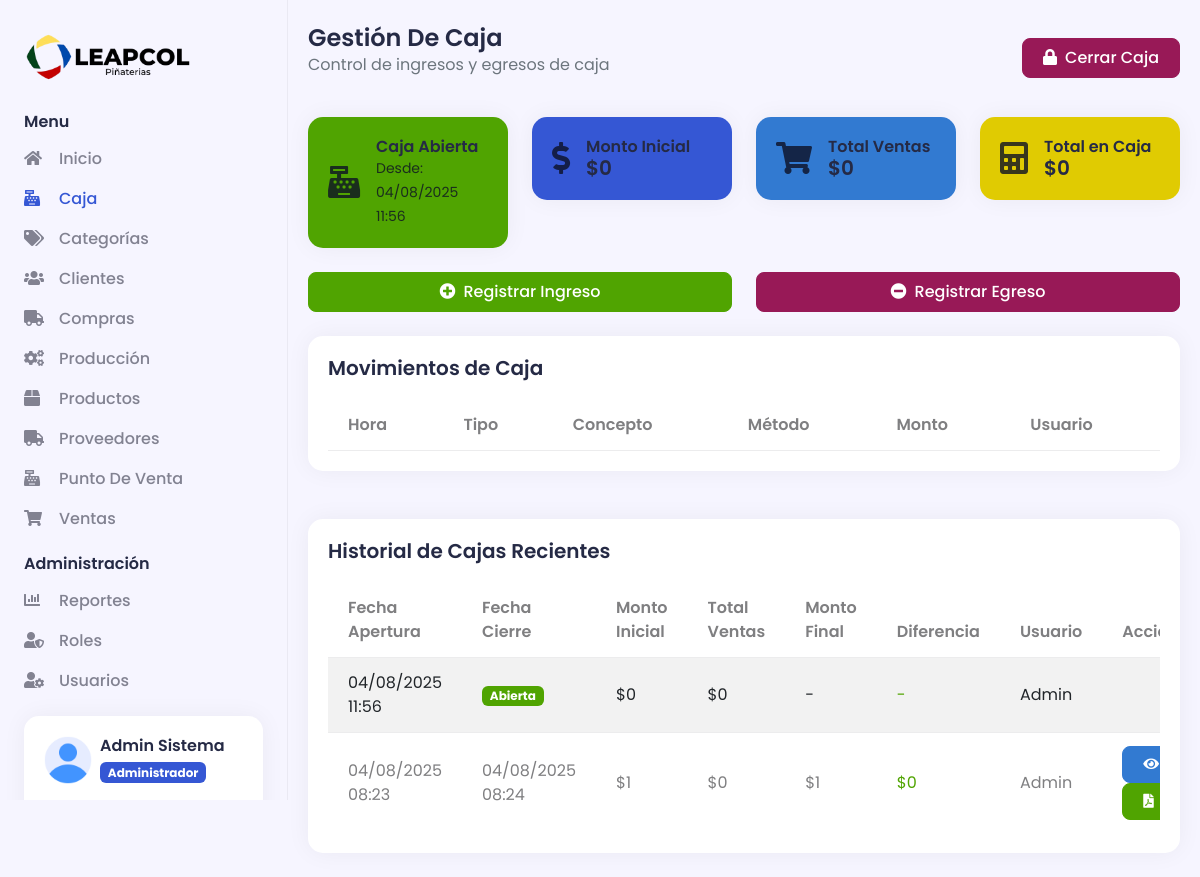
The app's page /caja (signed in) with its own data.
### tables this page shows
CREATE TABLE `modulos` (
  `id` int(11) NOT NULL,
  `nombre` varchar(50) NOT NULL,
  `descripcion` varchar(100) DEFAULT NULL,
  `icono` varchar(50) DEFAULT NULL,
  `url` varchar(100) NOT NULL,
  `estado` tinyint(1) NOT NULL DEFAULT 1
);

CREATE TABLE `cajas` (
  `id` int(11) NOT NULL,
  `usuario_id` int(11) NOT NULL,
  `fecha_apertura` datetime NOT NULL DEFAULT current_timestamp(),
  `fecha_cierre` datetime DEFAULT NULL,
  `monto_inicial` decimal(10,2) NOT NULL DEFAULT 0.00,
  `monto_final` decimal(10,2) DEFAULT NULL,
  `total_ventas` decimal(10,2) DEFAULT 0.00,
  `total_efectivo` decimal(10,2) DEFAULT 0.00,
  `total_tarjeta` decimal(10,2) DEFAULT 0.00,
  `total_transferencia` decimal(10,2) DEFAULT 0.00,
  `estado` tinyint(1) NOT NULL DEFAULT 1 COMMENT '1=Abierta, 0=Cerrada',
  `observaciones` text DEFAULT NULL
);

CREATE TABLE `usuarios` (
  `idusuario` int(11) NOT NULL,
  `nombre` varchar(50) NOT NULL,
  `apellido` varchar(50) NOT NULL,
  `usuario` varchar(50) NOT NULL,
  `email` varchar(100) NOT NULL,
  `password` varchar(255) NOT NULL,
  `token` varchar(100) DEFAULT NULL,
  `rolid` int(11) NOT NULL,
  `status` tinyint(1) NOT NULL DEFAULT 1,
  `fecha_creacion` datetime NOT NULL DEFAULT current_timestamp(),
  `fecha_actualizacion` datetime DEFAULT NULL ON UPDATE current_timestamp()
);

### Views/Caja/caja.php (the view, shortened to what the rows shown need)
<?php
    headerAdmin($data);
?>
<div class="d2c_main px-0 px-md-2 py-4">
    <div class="container-fluid">
        <?php if($data['cajaAbierta']): ?>
        <div class="row mb-4">
            <div class="col-md-3">
                <div class="card bg-success text-white">
                    <div class="card-body">
                        <div class="d-flex align-items-center">
                            <i class="fas fa-cash-register fa-2x me-3"></i>
                            <div>
                                <h6 class="mb-0">Caja Abierta</h6>
                                <small>Desde: <?= date('d/m/Y H:i', strtotime($data['cajaAbierta']['fecha_apertura'])) ?></small>
                            </div>
                        </div>
                    </div>
                </div>
            </div>
            <div class="col-md-3">
                <div class="card bg-primary text-white">
                    <div class="card-body">
                        <div class="d-flex align-items-center">
                            <i class="fas fa-dollar-sign fa-2x me-3"></i>
                            <div>
                                <h6 class="mb-0">Monto Inicial</h6>
                                <h5 class="mb-0">$<?= number_format($data['cajaAbierta']['monto_inicial'], 0) ?></h5>
                            </div>
                        </div>
                    </div>
                </div>
            </div>
            <div class="col-md-3">
                <div class="card bg-info text-white">
                    <div class="card-body">
                        <div class="d-flex align-items-center">
                            <i class="fas fa-shopping-cart fa-2x me-3"></i>
                            <div>
                                <h6 class="mb-0">Total Ventas</h6>
                                <h5 class="mb-0" id="totalVentas">$<?= number_format($data['cajaAbierta']['total_ventas'], 0) ?></h5>
                            </div>
                        </div>
                    </div>
                </div>
            </div>
            <div class="col-md-3">
                <div class="card bg-warning text-white">
                    <div class="card-body">
                        <div class="d-flex align-items-center">
                            <i class="fas fa-calculator fa-2x me-3"></i>
                            <div>
                                <h6 class="mb-0">Total en Caja</h6>
                                <h5 class="mb-0" id="totalCaja">$<?= number_format($data['cajaAbierta']['total_actual'] ?? ($data['cajaAbierta']['monto_inicial'] + $data['cajaAbierta']['total_ventas']), 0) ?></h5>
                            </div>
                        </div>
                    </div>
                </div>
            </div>
        </div>
        <div class="row mb-4">
            <div class="col-md-6">
                <button class="btn btn-success w-100" id="btnIngreso">
                    <i class="fas fa-plus-circle me-2"></i>Registrar Ingreso
                </button>
            </div>
            <div class="col-md-6">
                <button class="btn btn-danger w-100" id="btnEgreso">
                    <i class="fas fa-minus-circle me-2"></i>Registrar Egreso
                </button>
            </div>
        </div>
        <div class="card">
            <div class="card-header">
                <h5 class="mb-0">Movimientos de Caja</h5>
            </div>
            <div class="card-body">
                <div class="table-responsive">
                    <table class="table table-striped" id="tablaMovimientos">
                        <thead>
                            <tr>
                                <th>Hora</th>
                                <th>Tipo</th>
                                <th>Concepto</th>
                                <th>Método</th>
                                <th>Monto</th>
                                <th>Usuario</th>
                            </tr>
                        </thead>
                    </table>
                </div>
            </div>
        </div>
            <br><br>
        <?php endif; ?>
        <?php if(!empty($data['historialCajas'])): ?>
        <div class="card">
            <div class="card-body">
                <div class="table-responsive">
                    <table class="table table-striped">
                        <thead>
                            <tr>
                                <th>Fecha Apertura</th>
                                <th>Fecha Cierre</th>
                                <th>Monto Inicial</th>
                                <th>Total Ventas</th>
                                <th>Monto Final</th>
                                <th>Diferencia</th>
                                <th>Usuario</th>
                                <th>Acciones</th>
                            </tr>
                        </thead>
                        <tbody>
                            <?php foreach($data['historialCajas'] as $caja): ?>
                            <?php
                                $diferencia = ($caja['monto_final'] ?? 0) - (($caja['monto_inicial'] ?? 0) + ($caja['total_ventas'] ?? 0));
                                $colorDiferencia = $diferencia == 0 ? 'text-success' : ($diferencia > 0 ? 'text-info' : 'text-danger');
                            ?>
                            <tr>
                                <td><?= date('d/m/Y H:i', strtotime($caja['fecha_apertura'])) ?></td>
                                <td>
                                    <?= $caja['fecha_cierre'] ? date('d/m/Y H:i', strtotime($caja['fecha_cierre'])) : '<span class="badge bg-success">Abierta</span>' ?>
                                </td>
                                <td>$<?= number_format($caja['monto_inicial'] ?? 0, 0) ?></td>
                                <td>$<?= number_format($caja['total_ventas'] ?? 0, 0) ?></td>
                                <td>
                                    <?= $caja['monto_final'] ? '$' . number_format($caja['monto_final'], 0) : '-' ?>
                                </td>
                                <td class="<?= $colorDiferencia ?>">
                                    <?= $caja['fecha_cierre'] ? '$' . number_format($diferencia, 0) : '-' ?>
                                </td>
                                <td><?= $caja['usuario_nombre'] ?></td>
                                <td>
                                    <?php if($caja['fecha_cierre']): ?>
                                    <button class="btn btn-sm btn-info" onclick="verDetallesCaja(<?= $caja['id'] ?>)" title="Ver detalles">
                                        <i class="fas fa-eye"></i>
                                    </button>
                                    <button class="btn btn-sm btn-success" onclick="generarReporte(<?= $caja['id'] ?>)" title="Generar reporte">
                                        <i class="fas fa-file-pdf"></i>
                                    </button>
                                    <?php endif; ?>
                                </td>
                            </tr>
                            <?php endforeach; ?>
                        </tbody>
                    </table>
                </div>
            </div>
        </div>
        <?php endif; ?>
    </div>
</div>

### Views/Template/navbar.php (shortened to what the rows shown need)
<div class="d2c_sidebar offcanvas-lg offcanvas-start p-4" tabindex="-1" id="d2c_sidebar">
    <div class="d-flex flex-column">
        <ul class="navbar-nav flex-grow-1">
            <li class="nav-item">
                <ul class="sub-menu">
                    <?php
                    $userModules = getUserModules();
                    $mainModules = ['categorias', 'productos', 'produccion', 'clientes', 'proveedores', 'compras', 'pos', 'ventas', 'caja'];
                    foreach($userModules as $module):
                        if(in_array($module['url'], $mainModules)):
                    ?>
                    <li class="nav-item <?= (isset($data['page_name']) && $data['page_name'] == $module['url']) ? 'active' : '' ?>">
                        <a class="sub-menu-link" href="<?= BASE_URL ?><?= $module['url'] ?>">
                            <span class="d2c_icon">
                                <i class="<?= $module['icono'] ?>"></i>
                            </span>
                            <span> <?= $module['nombre'] ?> </span>
                        </a>
                    </li>
                    <?php
                        endif;
                    endforeach;
                    ?>
                </ul>
            </li>
            <?php
            $adminModules = ['usuarios', 'roles', 'reportes'];
            $hasAdminModules = false;
            foreach($userModules as $module) {
                if(in_array($module['url'], $adminModules)) {
                    $hasAdminModules = true;
                    break;
                }
            }
            if($hasAdminModules):
            ?>
            <li class="nav-item">
                <ul class="sub-menu collapse show" id="admin">
                    <?php
                    foreach($userModules as $module):
                        if(in_array($module['url'], $adminModules)):
                    ?>
                    <li class="nav-item <?= (isset($data['page_name']) && $data['page_name'] == $module['url']) ? 'active' : '' ?>">
                        <a class="sub-menu-link" href="<?= BASE_URL ?><?= $module['url'] ?>">
                            <span class="d2c_icon">
                                <i class="<?= $module['icono'] ?>"></i>
                            </span>
                            <span> <?= $module['nombre'] ?> </span>
                        </a>
                    </li>
                    <?php
                        endif;
                    endforeach;
                    ?>
                </ul>
            </li>
            <?php endif; ?>
        </ul>
    </div>
</div>

### records on screen
modulos: nombre "Caja"
modulos: nombre "Categorías"
modulos: nombre "Clientes"
modulos: nombre "Compras"
modulos: nombre "Producción"
modulos: nombre "Productos"
modulos: nombre "Proveedores"
modulos: nombre "Punto De Venta"
modulos: nombre "Ventas"
modulos: nombre "Reportes"
modulos: nombre "Roles"
modulos: nombre "Usuarios"
cajas: fecha_apertura "04/08/2025 11:56", monto_inicial "0", total_ventas "0", shows "Abierta", usuario.nombre "Admin"
cajas: fecha_apertura "04/08/2025 08:23", fecha_cierre "04/08/2025 08:24", monto_inicial "1", total_ventas "0", monto_final "1", diferencia "0", usuario.nombre "Admin"

### other values on screen
$_SESSION['userData']['nombre'] "Admin"
$_SESSION['userData']['apellido'] "Sistema"
$_SESSION['userData']['nombrerol'] "Administrador"
$data['cajaAbierta']['total_actual'] "0"
